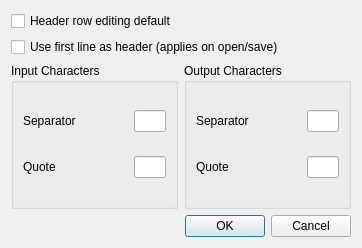
<?xml version="1.0" encoding="UTF-8"?>
<ui version="4.0">
 <class>optdialog</class>
 <widget class="QDialog" name="optdialog">
  <property name="geometry">
   <rect>
    <x>0</x>
    <y>0</y>
    <width>362</width>
    <height>248</height>
   </rect>
  </property>
  <property name="windowTitle">
   <string>Options</string>
  </property>
  <layout class="QVBoxLayout" name="verticalLayout_3">
   <item>
    <widget class="QCheckBox" name="headeron">
     <property name="toolTip">
      <string>Check to enable header editing by default</string>
     </property>
     <property name="text">
      <string>Header row editing default</string>
     </property>
    </widget>
   </item>
   <item>
    <widget class="QCheckBox" name="headerRow">
     <property name="toolTip">
      <string>Check to treat first line as header</string>
     </property>
     <property name="text">
      <string>Use first line as header (applies on open/save)</string>
     </property>
    </widget>
   </item>
   <item>
    <layout class="QHBoxLayout" name="horizontalLayout_5">
     <item>
      <widget class="QGroupBox" name="groupBox">
       <property name="title">
        <string>Input Characters</string>
       </property>
       <layout class="QVBoxLayout" name="verticalLayout">
        <item>
         <layout class="QHBoxLayout" name="horizontalLayout_2">
          <item>
           <widget class="QLabel" name="label_6">
            <property name="text">
             <string>Separator</string>
            </property>
           </widget>
          </item>
          <item>
           <widget class="QLineEdit" name="charInSep">
            <property name="sizePolicy">
             <sizepolicy hsizetype="Fixed" vsizetype="Fixed">
              <horstretch>0</horstretch>
              <verstretch>0</verstretch>
             </sizepolicy>
            </property>
            <property name="maximumSize">
             <size>
              <width>32</width>
              <height>16777215</height>
             </size>
            </property>
            <property name="maxLength">
             <number>1</number>
            </property>
           </widget>
          </item>
         </layout>
        </item>
        <item>
         <layout class="QHBoxLayout" name="horizontalLayout">
          <item>
           <widget class="QLabel" name="label_5">
            <property name="text">
             <string>Quote</string>
            </property>
           </widget>
          </item>
          <item>
           <widget class="QLineEdit" name="charInQuote">
            <property name="sizePolicy">
             <sizepolicy hsizetype="Fixed" vsizetype="Fixed">
              <horstretch>0</horstretch>
              <verstretch>0</verstretch>
             </sizepolicy>
            </property>
            <property name="maximumSize">
             <size>
              <width>32</width>
              <height>16777215</height>
             </size>
            </property>
            <property name="maxLength">
             <number>1</number>
            </property>
           </widget>
          </item>
         </layout>
        </item>
       </layout>
      </widget>
     </item>
     <item>
      <widget class="QGroupBox" name="groupBox_2">
       <property name="title">
        <string>Output Characters</string>
       </property>
       <layout class="QVBoxLayout" name="verticalLayout_2">
        <item>
         <layout class="QHBoxLayout" name="horizontalLayout_4">
          <item>
           <widget class="QLabel" name="label_4">
            <property name="text">
             <string>Separator</string>
            </property>
           </widget>
          </item>
          <item>
           <widget class="QLineEdit" name="charOutSep">
            <property name="sizePolicy">
             <sizepolicy hsizetype="Fixed" vsizetype="Fixed">
              <horstretch>0</horstretch>
              <verstretch>0</verstretch>
             </sizepolicy>
            </property>
            <property name="maximumSize">
             <size>
              <width>32</width>
              <height>16777215</height>
             </size>
            </property>
            <property name="maxLength">
             <number>1</number>
            </property>
           </widget>
          </item>
         </layout>
        </item>
        <item>
         <layout class="QHBoxLayout" name="horizontalLayout_3">
          <item>
           <widget class="QLabel" name="label_7">
            <property name="text">
             <string>Quote</string>
            </property>
           </widget>
          </item>
          <item>
           <widget class="QLineEdit" name="charOutQuote">
            <property name="sizePolicy">
             <sizepolicy hsizetype="Fixed" vsizetype="Fixed">
              <horstretch>0</horstretch>
              <verstretch>0</verstretch>
             </sizepolicy>
            </property>
            <property name="maximumSize">
             <size>
              <width>32</width>
              <height>16777215</height>
             </size>
            </property>
            <property name="maxLength">
             <number>1</number>
            </property>
           </widget>
          </item>
         </layout>
        </item>
       </layout>
      </widget>
     </item>
    </layout>
   </item>
   <item>
    <widget class="QDialogButtonBox" name="buttonBox">
     <property name="orientation">
      <enum>Qt::Horizontal</enum>
     </property>
     <property name="standardButtons">
      <set>QDialogButtonBox::Cancel|QDialogButtonBox::Ok</set>
     </property>
    </widget>
   </item>
  </layout>
 </widget>
 <resources/>
 <connections>
  <connection>
   <sender>buttonBox</sender>
   <signal>accepted()</signal>
   <receiver>optdialog</receiver>
   <slot>accept()</slot>
   <hints>
    <hint type="sourcelabel">
     <x>248</x>
     <y>254</y>
    </hint>
    <hint type="destinationlabel">
     <x>157</x>
     <y>274</y>
    </hint>
   </hints>
  </connection>
  <connection>
   <sender>buttonBox</sender>
   <signal>rejected()</signal>
   <receiver>optdialog</receiver>
   <slot>reject()</slot>
   <hints>
    <hint type="sourcelabel">
     <x>316</x>
     <y>260</y>
    </hint>
    <hint type="destinationlabel">
     <x>286</x>
     <y>274</y>
    </hint>
   </hints>
  </connection>
 </connections>
</ui>
